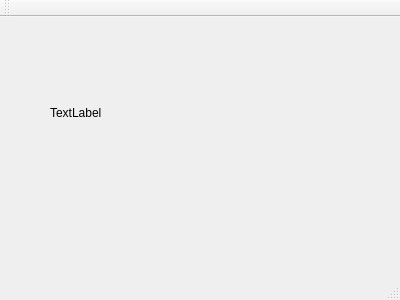
<?xml version="1.0" encoding="UTF-8"?>
<ui version="4.0">
 <class>MainWindow</class>
 <widget class="QMainWindow" name="MainWindow">
  <property name="geometry">
   <rect>
    <x>0</x>
    <y>0</y>
    <width>400</width>
    <height>300</height>
   </rect>
  </property>
  <property name="windowTitle">
   <string>MainWindow</string>
  </property>
  <widget class="QWidget" name="centralWidget">
   <widget class="QLabel" name="label">
    <property name="geometry">
     <rect>
      <x>50</x>
      <y>10</y>
      <width>291</width>
      <height>171</height>
     </rect>
    </property>
    <property name="text">
     <string>TextLabel</string>
    </property>
   </widget>
  </widget>
  <widget class="QMenuBar" name="menuBar">
   <property name="geometry">
    <rect>
     <x>0</x>
     <y>0</y>
     <width>400</width>
     <height>20</height>
    </rect>
   </property>
  </widget>
  <widget class="QToolBar" name="mainToolBar">
   <attribute name="toolBarArea">
    <enum>TopToolBarArea</enum>
   </attribute>
   <attribute name="toolBarBreak">
    <bool>false</bool>
   </attribute>
  </widget>
  <widget class="QStatusBar" name="statusBar"/>
 </widget>
 <layoutdefault spacing="6" margin="11"/>
 <resources/>
 <connections/>
</ui>
